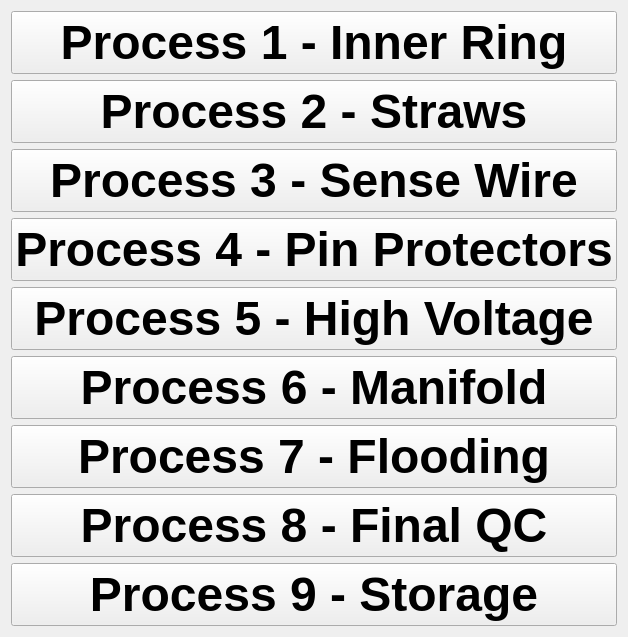
      <widget class="QWidget" name="page_2">
       <layout class="QGridLayout" name="gridLayout_7">
        <item row="0" column="0">
         <widget class="QPushButton" name="pro1Select">
          <property name="sizePolicy">
           <sizepolicy hsizetype="Preferred" vsizetype="Preferred">
            <horstretch>0</horstretch>
            <verstretch>0</verstretch>
           </sizepolicy>
          </property>
          <property name="font">
           <font>
            <pointsize>36</pointsize>
            <weight>75</weight>
            <bold>true</bold>
           </font>
          </property>
          <property name="text">
           <string>Process 1 - Inner Ring</string>
          </property>
          <attribute name="buttonGroup">
           <string notr="true">proSelectButtons</string>
          </attribute>
         </widget>
        </item>
        <item row="1" column="0">
         <widget class="QPushButton" name="pro2Select">
          <property name="sizePolicy">
           <sizepolicy hsizetype="Preferred" vsizetype="Preferred">
            <horstretch>0</horstretch>
            <verstretch>0</verstretch>
           </sizepolicy>
          </property>
          <property name="font">
           <font>
            <pointsize>36</pointsize>
            <weight>75</weight>
            <bold>true</bold>
           </font>
          </property>
          <property name="text">
           <string>Process 2 - Straws</string>
          </property>
          <attribute name="buttonGroup">
           <string notr="true">proSelectButtons</string>
          </attribute>
         </widget>
        </item>
        <item row="2" column="0">
         <widget class="QPushButton" name="pro3Select">
          <property name="sizePolicy">
           <sizepolicy hsizetype="Preferred" vsizetype="Preferred">
            <horstretch>0</horstretch>
            <verstretch>0</verstretch>
           </sizepolicy>
          </property>
          <property name="font">
           <font>
            <pointsize>36</pointsize>
            <weight>75</weight>
            <bold>true</bold>
           </font>
          </property>
          <property name="text">
           <string>Process 3 - Sense Wire</string>
          </property>
          <attribute name="buttonGroup">
           <string notr="true">proSelectButtons</string>
          </attribute>
         </widget>
        </item>
        <item row="3" column="0">
         <widget class="QPushButton" name="pro4Select">
          <property name="sizePolicy">
           <sizepolicy hsizetype="Preferred" vsizetype="Preferred">
            <horstretch>0</horstretch>
            <verstretch>0</verstretch>
           </sizepolicy>
          </property>
          <property name="font">
           <font>
            <pointsize>36</pointsize>
            <weight>75</weight>
            <bold>true</bold>
           </font>
          </property>
          <property name="text">
           <string>Process 4 - Pin Protectors</string>
          </property>
          <attribute name="buttonGroup">
           <string notr="true">proSelectButtons</string>
          </attribute>
         </widget>
        </item>
        <item row="4" column="0">
         <widget class="QPushButton" name="pro5Select">
          <property name="sizePolicy">
           <sizepolicy hsizetype="Preferred" vsizetype="Preferred">
            <horstretch>0</horstretch>
            <verstretch>0</verstretch>
           </sizepolicy>
          </property>
          <property name="font">
           <font>
            <pointsize>36</pointsize>
            <weight>75</weight>
            <bold>true</bold>
           </font>
          </property>
          <property name="text">
           <string>Process 5 - High Voltage</string>
          </property>
          <attribute name="buttonGroup">
           <string notr="true">proSelectButtons</string>
          </attribute>
         </widget>
        </item>
        <item row="5" column="0">
         <widget class="QPushButton" name="pro6Select">
          <property name="sizePolicy">
           <sizepolicy hsizetype="Preferred" vsizetype="Preferred">
            <horstretch>0</horstretch>
            <verstretch>0</verstretch>
           </sizepolicy>
          </property>
          <property name="font">
           <font>
            <pointsize>36</pointsize>
            <weight>75</weight>
            <bold>true</bold>
           </font>
          </property>
          <property name="text">
           <string>Process 6 - Manifold</string>
          </property>
          <attribute name="buttonGroup">
           <string notr="true">proSelectButtons</string>
          </attribute>
         </widget>
        </item>
        <item row="6" column="0">
         <widget class="QPushButton" name="pro7Select">
          <property name="sizePolicy">
           <sizepolicy hsizetype="Preferred" vsizetype="Preferred">
            <horstretch>0</horstretch>
            <verstretch>0</verstretch>
           </sizepolicy>
          </property>
          <property name="font">
           <font>
            <pointsize>36</pointsize>
            <weight>75</weight>
            <bold>true</bold>
           </font>
          </property>
          <property name="text">
           <string>Process 7 - Flooding</string>
          </property>
          <attribute name="buttonGroup">
           <string notr="true">proSelectButtons</string>
          </attribute>
         </widget>
        </item>
        <item row="7" column="0">
         <widget class="QPushButton" name="proy8Select">
          <property name="sizePolicy">
           <sizepolicy hsizetype="Preferred" vsizetype="Preferred">
            <horstretch>0</horstretch>
            <verstretch>0</verstretch>
           </sizepolicy>
          </property>
          <property name="font">
           <font>
            <pointsize>36</pointsize>
            <weight>75</weight>
            <bold>true</bold>
           </font>
          </property>
          <property name="text">
           <string>Process 8 - Final QC</string>
          </property>
          <attribute name="buttonGroup">
           <string notr="true">proSelectButtons</string>
          </attribute>
         </widget>
        </item>
        <item row="8" column="0">
         <widget class="QPushButton" name="pro9Select">
          <property name="sizePolicy">
           <sizepolicy hsizetype="Preferred" vsizetype="Preferred">
            <horstretch>0</horstretch>
            <verstretch>0</verstretch>
           </sizepolicy>
          </property>
          <property name="font">
           <font>
            <pointsize>36</pointsize>
            <weight>75</weight>
            <bold>true</bold>
           </font>
          </property>
          <property name="text">
           <string>Process 9 - Storage</string>
          </property>
          <attribute name="buttonGroup">
           <string notr="true">proSelectButtons</string>
          </attribute>
         </widget>
        </item>
       </layout>
      </widget>
